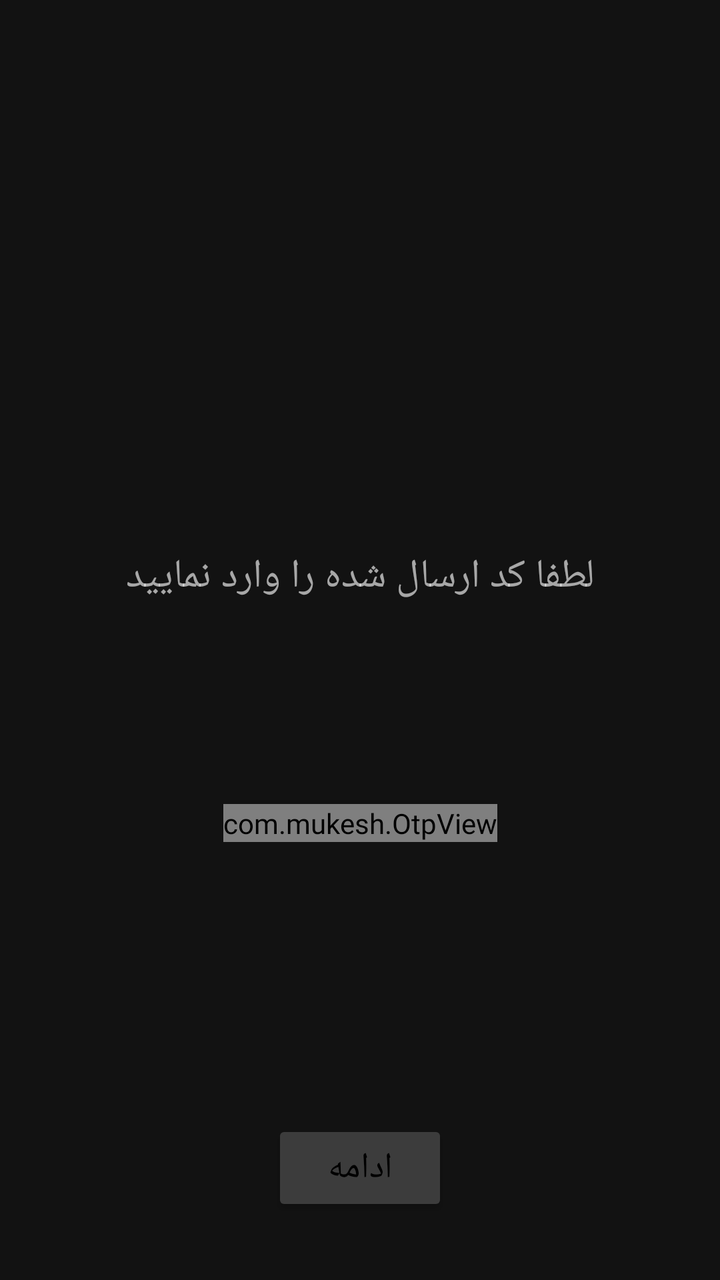
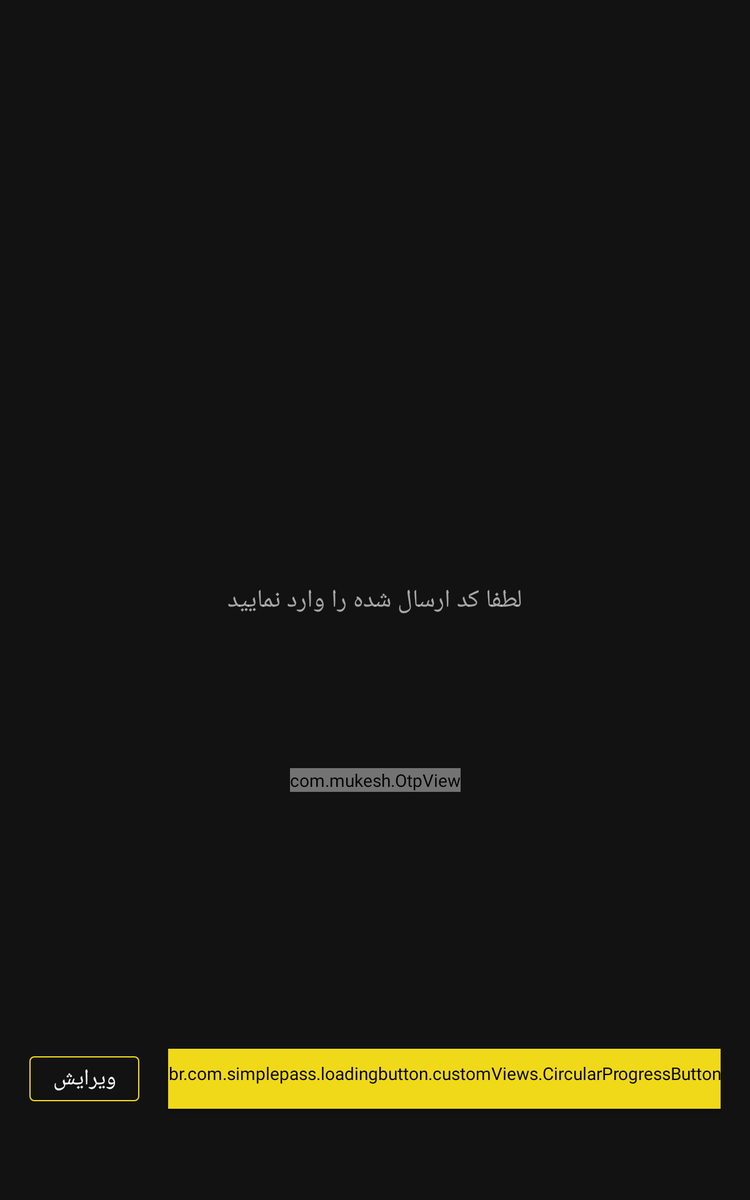

One screen, two layout resources from the same app: the default and the repository's alternative for another configuration. Each is rendered where Android would select it; the XML of both is given below.
<!-- AndroidManifest.xml: activity theme AppTheme.NoActionBar -->
<!-- res/layout/activity_phone_verification.xml -->
<?xml version="1.0" encoding="utf-8"?>
<androidx.constraintlayout.widget.ConstraintLayout xmlns:android="http://schemas.android.com/apk/res/android"
    xmlns:app="http://schemas.android.com/apk/res-auto"
    android:layout_width="match_parent"
    android:layout_height="match_parent">

    <ImageView
        android:id="@+id/img_phone_verification_background"
        android:layout_width="match_parent"
        android:layout_height="match_parent"
        android:alpha="0.7"
        android:scaleType="centerCrop" />

    <com.mukesh.OtpView
        android:id="@+id/otp_view"
        style="@style/OtpWidget.OtpView"
        android:layout_width="wrap_content"
        android:layout_height="wrap_content"
        android:layout_marginTop="72dp"
        android:inputType="number"
        android:textColor="@android:color/white"
        app:itemCount="4"
        app:itemSpacing="20dp"
        app:layout_constraintBottom_toBottomOf="parent"
        app:layout_constraintEnd_toEndOf="parent"
        app:layout_constraintStart_toStartOf="parent"
        app:layout_constraintTop_toTopOf="parent"
        app:layout_constraintVertical_bias="0.601"
        app:lineColor="#fff"
        app:lineWidth="1dp"
        app:viewType="line" />

    <Button
        android:id="@+id/btn_phoneverification_submit"
        style="@style/Widget.AppCompat.Button.Colored"
        android:layout_width="wrap_content"
        android:layout_height="wrap_content"
        android:layout_gravity="center"
        android:layout_marginBottom="32dp"
        android:backgroundTint="#F0D919"
        android:fontFamily="@font/iransans_font"
        android:onClick="clickHandler"
        android:text="ادامه"
        android:textColor="#000000"
        android:textSize="18sp"
        app:layout_constraintBottom_toBottomOf="parent"
        app:layout_constraintEnd_toEndOf="parent"
        app:layout_constraintStart_toStartOf="parent" />

    <TextView
        android:id="@+id/textView2"
        android:layout_width="wrap_content"
        android:layout_height="wrap_content"
        android:layout_marginBottom="100dp"
        android:alpha="0.9"
        android:fontFamily="@font/iransans_font"
        android:gravity="center_horizontal"
        android:text="لطفا کد ارسال شده را وارد نمایید"
        android:textSize="20sp"
        app:layout_constraintBottom_toTopOf="@+id/otp_view"
        app:layout_constraintEnd_toEndOf="parent"
        app:layout_constraintStart_toStartOf="parent" />


</androidx.constraintlayout.widget.ConstraintLayout>
<!-- resources referenced by this layout -->
<resources>
  <style name="AppTheme.NoActionBar">
          <item name="windowActionBar">false</item>
          <item name="windowNoTitle">true</item>
      </style>
</resources>
<!-- res/layout-sw600dp/activity_phone_verification.xml (the repository's variant of the layout above) -->
<!-- drawn on a 7-inch tablet held upright -->
<?xml version="1.0" encoding="utf-8"?>
<androidx.constraintlayout.widget.ConstraintLayout xmlns:android="http://schemas.android.com/apk/res/android"
    xmlns:app="http://schemas.android.com/apk/res-auto"
    android:id="@+id/phone_verification_constraint_layout"
    android:layout_width="match_parent"
    android:layout_height="match_parent"
    android:clickable="true"
    android:focusable="true"
    android:focusableInTouchMode="true">

    <ImageView
        android:id="@+id/img_phone_verification_background"
        android:layout_width="match_parent"
        android:layout_height="match_parent"
        android:alpha="0.7"
        android:scaleType="centerCrop"
        android:src="@drawable/back"
        android:transitionName="transition_background_photo" />

    <com.mukesh.OtpView
        android:id="@+id/edt_verification"
        style="@style/OtpWidget.OtpView"
        android:layout_width="wrap_content"
        android:layout_height="wrap_content"
        android:alpha="0.9"
        android:inputType="number"
        android:textColor="@android:color/white"
        app:itemCount="4"
        app:itemSpacing="20dp"
        app:layout_constraintBottom_toTopOf="@+id/guideline4"
        app:layout_constraintEnd_toEndOf="parent"
        app:layout_constraintStart_toStartOf="parent"
        app:layout_constraintTop_toTopOf="@+id/guideline3"
        app:lineColor="#fff"
        app:lineWidth="1dp"
        app:viewType="line" />

    <br.com.simplepass.loadingbutton.customViews.CircularProgressButton
        android:id="@+id/btn_phoneverification_submit"
        style="@style/Widget.AppCompat.Button.Colored"
        android:layout_width="wrap_content"
        android:layout_height="wrap_content"
        android:layout_gravity="center"
        android:backgroundTint="#F0D919"
        android:fontFamily="@font/iransans_font"
        android:onClick="clickHandler"
        android:text="ادامه"
        android:textColor="#000000"
        android:textSize="18sp"
        android:transitionName="@string/transition_button"
        app:layout_constraintBottom_toTopOf="@+id/guideline13"
        app:layout_constraintEnd_toEndOf="parent"
        app:layout_constraintHorizontal_bias="0.5"
        app:layout_constraintStart_toEndOf="@+id/btn_phoneverification_edit"
        app:layout_constraintTop_toTopOf="@+id/guideline7"
        app:layout_constraintVertical_bias="0.48" />

    <com.google.android.material.button.MaterialButton
        android:id="@+id/btn_phoneverification_edit"
        style="@style/Widget.MaterialComponents.Button.OutlinedButton"
        android:layout_width="wrap_content"
        android:layout_height="wrap_content"
        android:layout_gravity="center"
        android:backgroundTint="#00000000"
        android:fontFamily="@font/iransans_font"
        android:onClick="clickHandler"
        android:text="@string/phone_verification_btn_edit_text"
        android:textColor="#ffffff"
        android:textSize="18sp"
        android:transitionName="@string/transition_button"
        app:layout_constraintBottom_toTopOf="@+id/guideline13"
        app:layout_constraintEnd_toStartOf="@+id/btn_phoneverification_submit"
        app:layout_constraintHorizontal_bias="0.5"
        app:layout_constraintStart_toStartOf="parent"
        app:layout_constraintTop_toTopOf="@+id/guideline7"
        app:layout_constraintVertical_bias="0.48"
        app:strokeColor="#F0D919" />

    <TextView
        android:id="@+id/textView2"
        android:layout_width="wrap_content"
        android:layout_height="wrap_content"
        android:alpha="0.9"
        android:fontFamily="@font/iransans_font"
        android:gravity="center_horizontal"
        android:text="لطفا کد ارسال شده را وارد نمایید"
        android:textSize="20sp"
        app:layout_constraintBottom_toTopOf="@+id/guideline3"
        app:layout_constraintEnd_toEndOf="parent"
        app:layout_constraintStart_toStartOf="parent"
        app:layout_constraintTop_toTopOf="@+id/guideline2" />

    <androidx.constraintlayout.widget.Guideline
        android:id="@+id/guideline"
        android:layout_width="wrap_content"
        android:layout_height="wrap_content"
        android:orientation="horizontal"
        app:layout_constraintGuide_begin="31dp"
        app:layout_constraintGuide_percent="0.0" />

    <androidx.constraintlayout.widget.Guideline
        android:id="@+id/guideline2"
        android:layout_width="wrap_content"
        android:layout_height="wrap_content"
        android:orientation="horizontal"
        app:layout_constraintGuide_begin="271dp"
        app:layout_constraintGuide_percent="0.45" />

    <androidx.constraintlayout.widget.Guideline
        android:id="@+id/guideline3"
        android:layout_width="wrap_content"
        android:layout_height="wrap_content"
        android:orientation="horizontal"
        app:layout_constraintGuide_begin="433dp"
        app:layout_constraintGuide_percent="0.55" />

    <androidx.constraintlayout.widget.Guideline
        android:id="@+id/guideline4"
        android:layout_width="wrap_content"
        android:layout_height="wrap_content"
        android:orientation="horizontal"
        app:layout_constraintGuide_begin="543dp"
        app:layout_constraintGuide_percent="0.75" />

    <androidx.constraintlayout.widget.Guideline
        android:id="@+id/guideline7"
        android:layout_width="wrap_content"
        android:layout_height="wrap_content"
        android:orientation="horizontal"
        app:layout_constraintGuide_begin="599dp"
        app:layout_constraintGuide_percent="0.85" />

    <androidx.constraintlayout.widget.Guideline
        android:id="@+id/guideline13"
        android:layout_width="wrap_content"
        android:layout_height="wrap_content"
        android:orientation="horizontal"
        app:layout_constraintGuide_begin="704dp"
        app:layout_constraintGuide_percent="0.95" />


    <TextView
        android:id="@+id/tv_phone_verification_timer"
        android:layout_width="wrap_content"
        android:layout_height="wrap_content"
        android:alpha="0.9"
        android:fontFamily="@font/iransans_font"
        android:textColor="#FFF"
        app:layout_constraintBottom_toTopOf="@+id/guideline4"
        app:layout_constraintEnd_toEndOf="parent"
        app:layout_constraintStart_toStartOf="parent"
        app:layout_constraintTop_toBottomOf="@+id/edt_verification"
        app:layout_constraintVertical_bias="0.88" />
</androidx.constraintlayout.widget.ConstraintLayout>
<!-- resources referenced by the variant -->
<!-- as a 7-inch tablet held upright resolves them -->
<resources>
  <!-- from res/values-v21/ -->
  <string name="phone_verification_btn_edit_text">ویرایش</string>
  <string name="transition_button">transition button</string>
  <style name="AppTheme.NoActionBar">
          <item name="windowActionBar">false</item>
          <item name="windowNoTitle">true</item>
      </style>
</resources>
